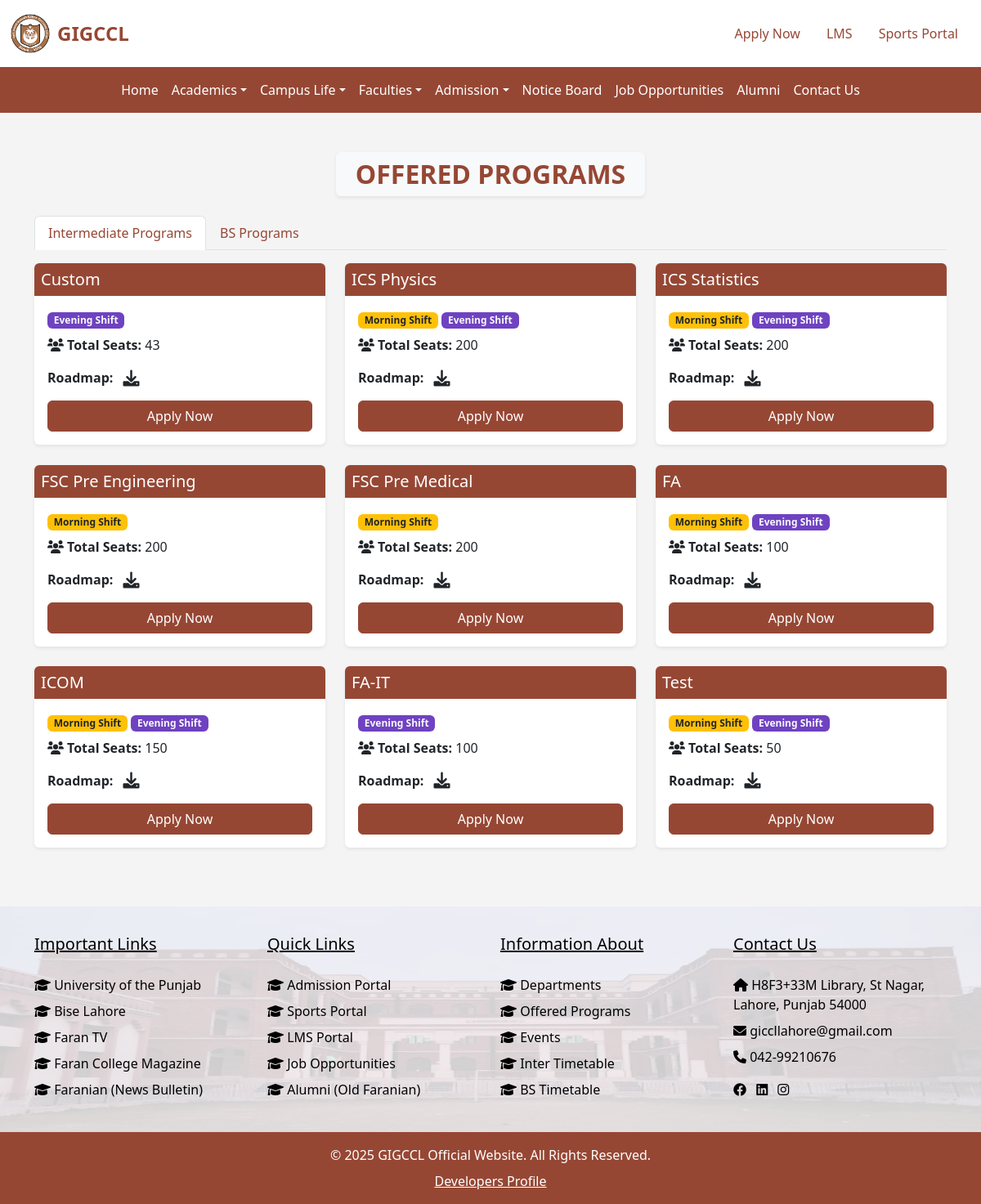
Page /academics/offered_programs/ on the committed database.
### Academics/models.py (models this page shows, shortened)
class OfferedProgram(models.Model):
    name = models.CharField(max_length=100)
    total_seats = models.PositiveIntegerField()
    shift = models.CharField(max_length=10, choices=SHIFT_CHOICES)
    roadmap = models.FileField(upload_to='roadmaps/')  # No null=True or blank=True
    program_type = models.CharField(max_length=20, choices=PROGRAM_TYPE)
    created_at = models.DateTimeField(default=timezone.now)

### Academics/views.py (the view)
# urls.py: path('offered_programs/', views.offered_programs, name='offered_programs'),
def offered_programs(request):
    intermediate_programs = OfferedProgram.objects.filter(program_type='Intermediate').order_by('-created_at')
    bs_programs = OfferedProgram.objects.filter(program_type='BS').order_by('-created_at')
    return render(request, 'Academics/offered_programs.html', {
        'intermediate_programs': intermediate_programs,
        'bs_programs': bs_programs
    })

### Academics/templates/Academics/offered_programs.html (shortened to what this page needs)
{% extends 'base.html' %}
{% load static %}
{% block content %}
<section class="my-5">
    <div class="container">
        <div class="d-flex justify-content-center mb-4">
            <div class="card border-0 shadow-sm px-4 py-2" style="background-color: #f8f9fa; width: fit-content;">
                <h2 class="mb-0 text-center fw-bold text-uppercase" style="color: #964734;">Offered Programs</h2>
            </div>
        </div>
        <ul class="nav nav-tabs mb-3" id="programTabs" role="tablist">
            <li class="nav-item" role="presentation">
                <button class="nav-link active" id="intermediate-tab" data-bs-toggle="tab" data-bs-target="#intermediate" type="button" role="tab">
                    Intermediate Programs
                </button>
            </li>
            <li class="nav-item" role="presentation">
                <button class="nav-link" id="bs-tab" data-bs-toggle="tab" data-bs-target="#bs" type="button" role="tab">
                    BS Programs
                </button>
            </li>
        </ul>
        <div class="tab-content" id="programTabsContent">
            <div class="tab-pane fade show active" id="intermediate" role="tabpanel">
                <div class="row">
                    {% for program in intermediate_programs %}
                    <div class="col-lg-4 col-md-6 mb-4">
                        <div class="card h-100 border-0 shadow-sm" data-aos="zoom-in" data-aos-duration="500">
                            <div class="bg-gray-custom p-2 rounded-top">
                                <h5 class="card-title mb-0">{{ program.name }}</h5>
                            </div>
                            <div class="card-body">
                                <div class="mb-2">
                                    {% if program.shift == 'Morning' or program.shift == 'Both' %}
                                    <span class="badge bg-warning text-dark">Morning Shift</span>
                                    {% endif %}
                                    {% if program.shift == 'Evening' or program.shift == 'Both' %}
                                    <span class="badge bg-purple text-light" style="background-color:#6f42c1;">Evening Shift</span>
                                    {% endif %}
                                </div>
                                <p><i class="fas fa-users me-1"></i><strong>Total Seats:</strong> {{ program.total_seats }}</p>
                                <p>
                                        <strong>Roadmap:</strong>
                                        <a href="{{ program.roadmap.url }}" download title="Download Roadmap">
                                        <i class="fas fa-download fa-lg text-dark ms-2"></i>
                                        </a>
                                </p>
                                <a href="#" class="btn btn-outline-custom w-100">Apply Now</a>
                            </div>
                        </div>
                    </div>
                    {% empty %}
                    <div class="d-flex justify-content-center mb-4">
                        <div class="card border-0 shadow-sm px-4 py-2" style="background-color: #f8f9fa; width: fit-content;">
                            <h2 class="mb-0 text-center" style="color: #964734;">No Intermediate programs available.</h2>
                        </div>
                    </div>
                    {% endfor %}
                </div>
            </div>
        </div>
    </div>
</section>
{% endblock %}

### static/css/styles.css (style rules this page uses)
body { background-color: #f4f4f4; }

### Academics/templates/Academics/offered_programs.html (style rules this page uses)
.btn-outline-custom { border: 1px solid #964734; color: white; background-color: #964734; transition: all 0.3s ease; }
.bg-gray-custom { background-color: #964734; color: white; }

### rows in the picture
OfferedProgram: name "Custom", shift "Evening Shift", total_seats "43"
OfferedProgram: name "ICS Physics", shift "Morning Shift", total_seats "200"
OfferedProgram: name "ICS Statistics", shift "Morning Shift", total_seats "200"
OfferedProgram: name "FSC Pre Engineering", shift "Morning Shift", total_seats "200"
OfferedProgram: name "FSC Pre Medical", shift "Morning Shift", total_seats "200"
OfferedProgram: name "FA", shift "Morning Shift", total_seats "100"
OfferedProgram: name "ICOM", shift "Morning Shift", total_seats "150"
OfferedProgram: name "FA-IT", shift "Evening Shift", total_seats "100"
OfferedProgram: name "Test", shift "Morning Shift", total_seats "50"
